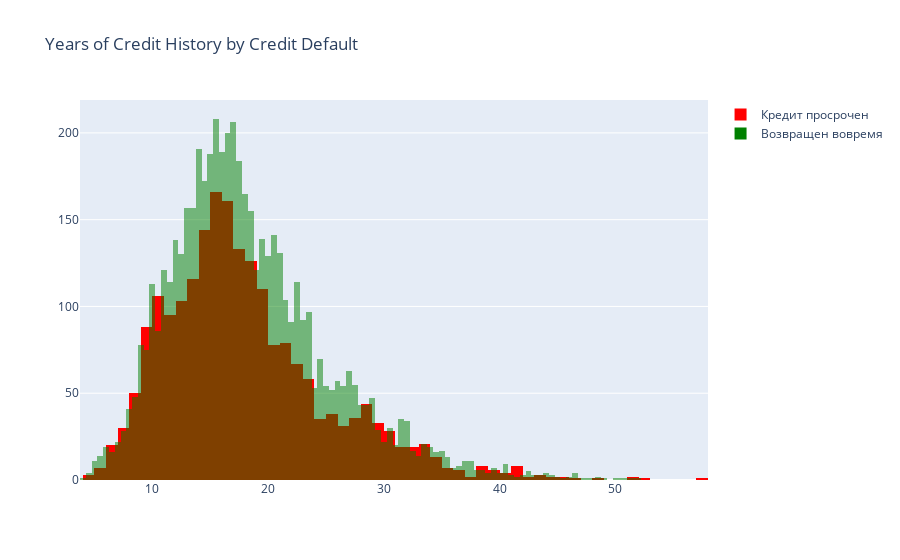

The notebook cell saved with this chart:
### Code cell
trace1 = go.Histogram(
    x=train_df[train_df['Credit Default'] == 1]['Years of Credit History'],
    name='Кредит просрочен',
    marker=dict(color='red',opacity=1)
)
trace2 = go.Histogram(
    x=train_df[train_df['Credit Default'] == 0]['Years of Credit History'],
    name='Возвращен вовремя',
    marker=dict(color='green',opacity=0.5)
)

data = [trace1, trace2]
layout = go.Layout(title="Years of Credit History by Credit Default",
                   barmode='overlay')
fig = go.Figure(data=data, layout=layout)
iplot(fig)

### Figure 1 — Plotly figure (JSON) as saved in the notebook; plotly's stock layout.template omitted (floating-point values rounded to 4 significant figures; data arrays with more than 128 entries replaced by an {"elided": "..."} marker saying what was removed)
{"data": [{"marker": {"color": "red", "opacity": 1}, "name": "Кредит просрочен", "type": "histogram", "x": {"elided": "2113 float values"}}, {"marker": {"color": "green", "opacity": 0.5}, "name": "Возвращен вовремя", "type": "histogram", "x": {"elided": "5387 float values"}}], "layout": {"barmode": "overlay", "title": {"text": "Years of Credit History by Credit Default"}}}
